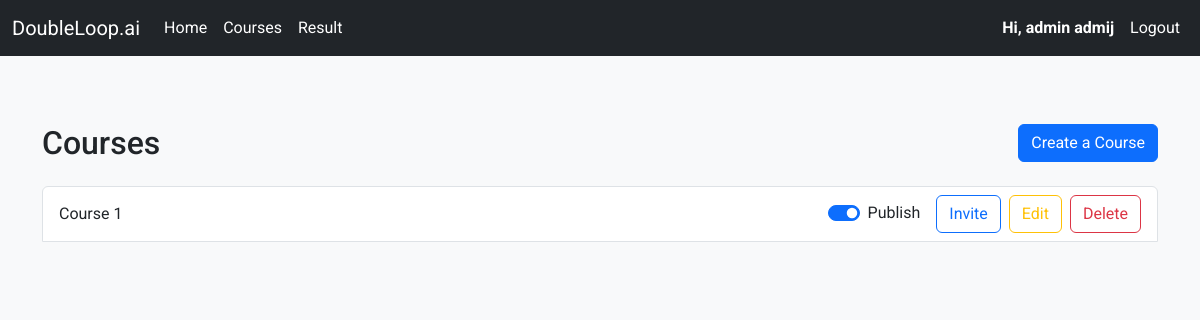
The page /course_actions/ (signed in) on the database as committed earlier.
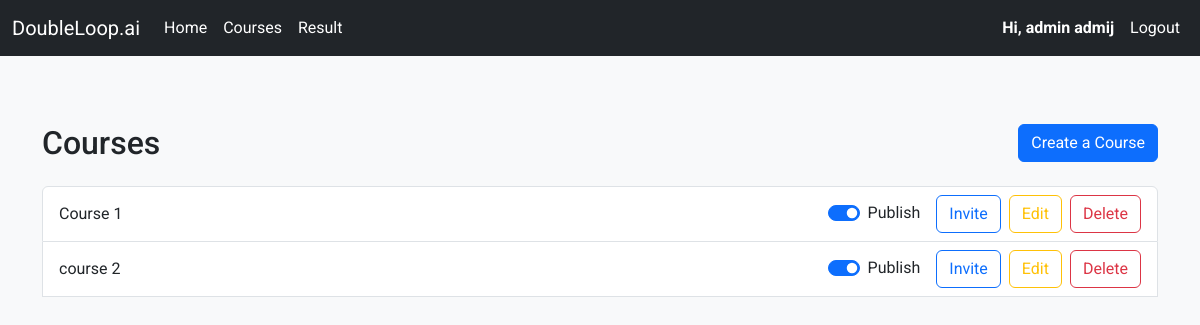
The same page on the database as committed later.
### users/models/user.py (models this page shows, shortened)
class User(AbstractUser, BaseModel):
    username = None
    email = models.EmailField(
        verbose_name='Email Address',
        max_length=255,
        db_index=True,
        unique=True,
    )
    first_name = models.CharField(max_length=150)
    last_name = models.CharField(max_length=150)
    is_admin = models.BooleanField(default=False)
    objects = UserManager()
    EMAIL_FIELD = 'email'
    USERNAME_FIELD = 'email'
    REQUIRED_FIELDS = ['first_name', 'last_name']

### course/models/course.py (models this page shows, shortened)
class Course(BaseModel):
    title = models.CharField(max_length=255)
    description = models.CharField(max_length=1500, null=True, blank=True)
    created_by = models.ForeignKey(User, related_name='courses', on_delete=models.CASCADE)
    is_published = models.BooleanField(default=True)
    is_archived = models.BooleanField(default=False)

### users/views.py (the view)
# urls.py: path('course_actions/', course_actions, name="course_actions"),
@login_required
def course_actions(request):
    if not request.user.is_admin:
        messages.error(request, 'You do not have permission to access this page.')
        return redirect('home')
    context = {
        'courses': Course.objects.filter(created_by=request.user, is_archived=False)
    }
    return render(request, 'course_actions.html', context)

### templates/course_actions.html (shortened to what this page needs)
{% extends 'base.html' %}
{% block content %}
<div class="container mt-5">
    <div class="d-flex flex-column flex-md-row justify-content-between align-items-center mb-4">
        <h2 class="mb-3 mb-md-0">Courses</h2>
        <div class="d-flex flex-column flex-md-row">
            <a href="{% url 'dashboard' %}" class="btn btn-primary">Create a Course</a>
        </div>
    </div>
    <div class="list-group">
        {% if courses %}
        {% for course in courses %}
        <div class="list-group-item d-flex justify-content-between align-items-center">
            {{ course.title }}
            <div class="d-flex align-items-center">
                <div class="form-check form-switch me-3">
                    <input class="form-check-input toggle-publish" type="checkbox" data-course-id="{{ course.id }}"
                           {% if course.is_published %}checked{% endif %}>
                    <label class="form-check-label">Publish</label>
                </div>
                <button class="btn btn-outline-primary invite-button" data-course-id="{{ course.id }}">Invite</button>
                <a href="{% url 'edit_courses' %}" class="btn btn-outline-warning ms-2">Edit</a>
                <a href="{% url 'delete_course' course.id %}" class="btn btn-outline-danger ms-2">Delete</a>
            </div>
        </div>
        {% endfor %}
        {% else %}
        <p class="text-muted">No courses available.</p>
        {% endif %}
    </div>
</div>
{% endblock %}

### templates/base.html (shortened to what this page needs)
<!DOCTYPE html>
<html lang="en">
<head>
    <link href="https://cdn.jsdelivr.net/npm/bootstrap@5.3.0/dist/css/bootstrap.min.css" rel="stylesheet">
    <link href="https://cdn.jsdelivr.net/npm/bootstrap-icons/font/bootstrap-icons.css" rel="stylesheet">
</head>
<body>
    {% if request.path != '/login/' and request.path != '/' and request.path != '/admin_signup' %}
    {% include 'navbar.html' %}
    {% endif %}
<div class="container-fluid">
    <div class="row">
        {% if request.path != '/' and request.path != '/home/' and request.path != '/login/' and request.path != '/result/' and request.path != '/admin_signup' and request.path != '/course_actions/' and request.path != '/invite-users/' %}
        <nav class="col-md-3 sidebar">
            {% block sidebar %}
            <ul class="nav flex-column">
                <li class="nav-item">
                    <a class="nav-link" href="#"><i class="bi bi-speedometer2"></i> Dashboard</a>
                </li>
                <li class="nav-item">
                    <a class="nav-link" href="#"><i class="bi bi-collection"></i> Modules</a>
                </li>
                <li class="nav-item">
                    <a class="nav-link" href="#"><i class="bi bi-journal"></i> Lessons</a>
                </li>
                <li class="nav-item dropdown">
                    <a class="nav-link dropdown-toggle collapsed" href="#" id="navbarDropdown" role="button"
                       data-bs-toggle="dropdown" aria-expanded="false">
                        More
                    </a>
                    <ul class="dropdown-menu" aria-labelledby="navbarDropdown">
                        <li><a class="dropdown-item" href="#"><i class="bi bi-person"></i> Profile</a></li>
                        <li><a class="dropdown-item" href="#"><i class="bi bi-gear"></i> Settings</a></li>
                        <li>
                            <hr class="dropdown-divider">
                        </li>
                        <li><a class="dropdown-item" href="#"><i class="bi bi-box-arrow-right"></i> Logout</a></li>
                    </ul>
                </li>
            </ul>
            {% endblock %}
        </nav>
        <main class="col-md-9 main-content">
            {% else %}
            <main class="col-12 main-content">
                {% endif %}
                {% block content %}{% endblock %}
            </main>
    </div>
</div>
</body>
</html>

### templates/navbar.html (shortened to what this page needs)
<nav class="navbar navbar-expand-lg navbar-dark bg-dark">
    <div class="container-fluid">
        <a class="navbar-brand" href="{% url 'home' %}">DoubleLoop.ai</a>
        <div class="collapse navbar-collapse" id="navbarNav">
            <ul class="navbar-nav me-auto">
                <li class="nav-item">
                    <a class="nav-link" href="{% url 'home' %}">
                         Home
                    </a>
                </li>
                {% if user.is_authenticated and user.is_admin %}
                <li class="nav-item">
                    <a class="nav-link" href="{% url 'course_actions' %}">
                         Courses
                    </a>
                </li>
                <li class="nav-item">
                    <a class="nav-link" href="{% url 'result' %}">
                         Result
                    </a>
                </li>
                {% endif %}
            </ul>
            <ul class="navbar-nav ms-auto">
                {% if user.is_authenticated %}
                <li class="nav-item">
                    <a class="nav-link">
                        <b> Hi, {{ user.first_name }} {{ user.last_name }}</b>
                    </a>
                </li>
                <li class="nav-item">
                    <a class="nav-link" href="{% url 'logout' %}">Logout</a>
                </li>
                {% endif %}
            </ul>
        </div>
    </div>
</nav>

### templates/base.html (style rules this page uses)
body { font-family: 'Roboto', sans-serif; background-color: #f8f9fa; }
.main-content { padding: 20px; border-radius: 8px; }

### templates/navbar.html (style rules this page uses)
.navbar-dark .navbar-nav .nav-link { color: #ffffff; }

Rows that differ between the two databases and show on the page:
added Course: title "course 2", is_published "☑"
